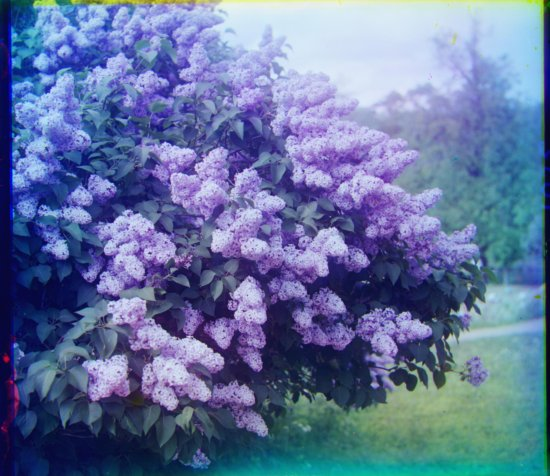
#> input picture projects/proj1/photos/bw_colormap_before.jpg, 550 x 476 px; its folder holds only this picture in this run
$ python colorize.py photos/bw_colormap_before.jpg
#> lines starting #> are read from the running program, lines starting #| are printed output that depends on the picture
import argparse
import os
import time

import numpy as np
import skimage as sk
import skimage.io as skio


def split_channels(plate):
    h = plate.shape[0] // 3
#> h = 158
    b = plate[0:h]
    g = plate[h:2 * h]
    r = plate[2 * h:3 * h]
    # make all three exactly the same shape
    w = min(b.shape[1], g.shape[1], r.shape[1])
#> w = 550
    return b[:, :w], g[:, :w], r[:, :w]


def inner_crop(img, frac=0.08):
    #Return the central region of img, dropping `frac` off every edge.

#> called with frac = 0.08
    h, w = img.shape[:2]
#> h = 158; w = 550
    dh, dw = int(h * frac), int(w * frac)
#> dh = 12; dw = 44
    return img[dh:h - dh, dw:w - dw]


# ==========================================================================
# Similarity metrics
# ==========================================================================
def ssd(a, b):
    return -np.sum((a - b) ** 2)


def ncc(a, b):
    a = a - a.mean()
    b = b - b.mean()
    denom = np.linalg.norm(a) * np.linalg.norm(b)
    if denom == 0:
        return 0.0
    return float(np.sum((a / np.linalg.norm(a)) * (b / np.linalg.norm(b))))


METRICS = {"ncc": ncc, "ssd": ssd}


def _features(img, mode):
    if mode == "gradient":
        gy, gx = np.gradient(img)
        return np.hypot(gx, gy)
    return img


# ==========================================================================
# Single-scale exhaustive alignment
# ==========================================================================
def single_scale_align(mov, ref, window=15, metric="ncc", base=(0, 0), features="pixel"):
    """Search integer shifts (dy, dx) in [-window, window] around `base`.

    Returns the (dy, dx) that best aligns `mov` onto `ref`.
    """
    score_fn = METRICS[metric]
    mov_f = _features(mov, features)
    ref_f = _features(ref, features)
    ref_c = inner_crop(ref_f)
    best_score, best_shift = -np.inf, base
    for dy in range(base[0] - window, base[0] + window + 1):
        for dx in range(base[1] - window, base[1] + window + 1):
            shifted = np.roll(mov_f, shift=(dy, dx), axis=(0, 1))
            s = score_fn(inner_crop(shifted), ref_c)
            if s > best_score:
                best_score, best_shift = s, (dy, dx)
#> this loop made 31 passes
#> pass 1, in ncc (call 3), `a = a - a.mean()`:
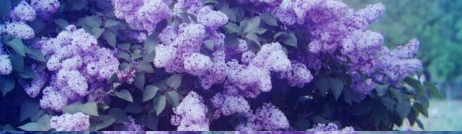
#> a: shape (134, 462, 3) float64; mean of channels 0, 1, 2 -0.0798, -0.0651, 0.145; drawn with min black and max white
#> after the loop:
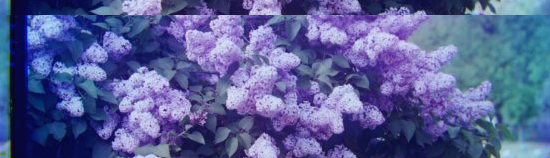
#> shifted: shape (158, 550, 3) float64; mean R, G, B 0.346, 0.378, 0.594
    return best_shift


def pyramid_align(mov, ref, metric="ncc", min_size=256, coarse_window=15,
                  fine_window=4, features="pixel"):
    """Recursively align on a Gaussian pyramid.

    Coarsest level does a full +/-coarse_window search; each finer level only
    refines within +/-fine_window of the (doubled) estimate from above.
    Downsampling itself uses skimage's rescale (an allowed "resizing"
    utility) -- the pyramid recursion and the search are hand-written.
    """
    if min(mov.shape) <= min_size:
        return single_scale_align(mov, ref, window=coarse_window, metric=metric,
                                  features=features)

    mov_small = sk.transform.rescale(mov, 0.5, anti_aliasing=True)
    ref_small = sk.transform.rescale(ref, 0.5, anti_aliasing=True)

    dy, dx = pyramid_align(mov_small, ref_small, metric=metric,
                           min_size=min_size, coarse_window=coarse_window,
                           fine_window=fine_window, features=features)
    dy, dx = dy * 2, dx * 2                    # scale estimate up to this level

    return single_scale_align(mov, ref, window=fine_window, metric=metric,
                              base=(dy, dx), features=features)


def align(mov, ref, metric="ncc", features="pixel"):
    """Pick exhaustive vs. pyramid automatically based on image size."""
    if max(mov.shape) > 400:
        return pyramid_align(mov, ref, metric=metric, features=features)
#> call 2 of single_scale_align, with window = 15, metric = 'ncc', base = (0, 0), features = 'pixel'
#> after the loop in single_scale_align (call 2), `for dy in range(base[0] - window, base[0] + window + 1):`:
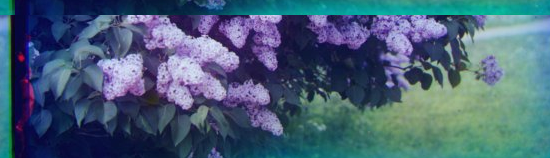
#> shifted: shape (158, 550, 3) float64; mean R, G, B 0.28, 0.377, 0.466
    return single_scale_align(mov, ref, window=15, metric=metric, features=features)


# ==========================================================================
# Bells & whistle: automatic cropping (detect the border, don't guess a margin)
# ==========================================================================
def _dilate(mask, size):
    """OR each position with its `size`-wide neighborhood.

    The plate border is rarely one clean contiguous band: a thin near-black
    strip often separates the true edge from the colored misalignment fringe
    just inside it. Dilating bridges that gap so the scan below doesn't stop
    early, in the middle of the border, at that one clean-looking pixel.
    """
    if size <= 1:
        return mask
    n = len(mask)
    k = size // 2
    out = np.zeros_like(mask)
    for i in range(n):
        out[i] = mask[max(0, i - k):min(n, i + k + 1)].any()
    return out


def _scan_border(is_border_1d, max_margin):
    n = len(is_border_1d)
    limit = min(max_margin, n // 2 - 1) if n > 2 else 0
    i = 0
    while i < limit and is_border_1d[i]:
        i += 1
    return i


def auto_crop(rgb, max_frac=0.12, disagree_tol=2.2, flat_tol=0.35,
             sat_frac=0.5, dilate=35, dark_thresh=0.08):

#> called with rgb = array of shape (158, 550, 9), max_frac = 0.12, disagree_tol = 2.2, flat_tol = 0.35, sat_frac = 0.5, dilate = 35, dark_thresh = 0.08
    h, w = rgb.shape[:2]
    r, g, b = rgb[..., 0], rgb[..., 1], rgb[..., 2]
#> r: shape (158, 550) float64
#> g: shape (158, 550) float64
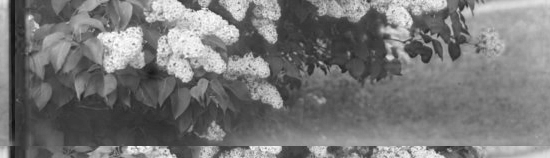
#> b: shape (158, 550) float64; min 0.0627, max 1, mean 0.466
    disagreement = np.abs(r - g) + np.abs(g - b) + np.abs(r - b)
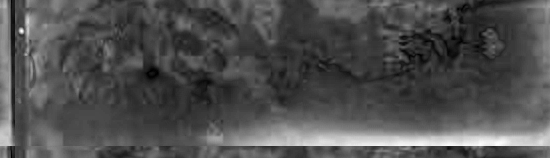
#> disagreement: shape (158, 550) float64; min 0.0157, max 1.41, mean 0.451; drawn with min black and max white
    gray = rgb.mean(axis=2)
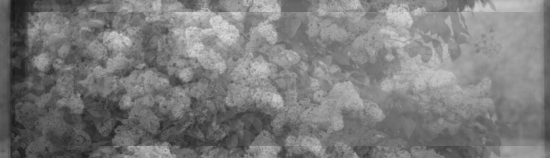
#> gray: shape (158, 550) float64; min 0.0928, max 0.852, mean 0.488
    clipped = (rgb.max(axis=2) > 0.995) | (rgb.min(axis=2) < 0.005)
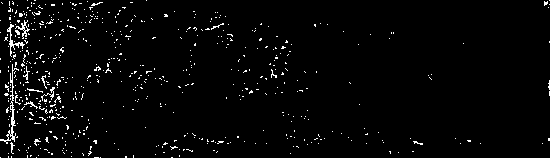
#> clipped: shape (158, 550) bool; 2.6% white in thin lines or dots

    max_h, max_w = max(1, int(h * max_frac)), max(1, int(w * max_frac))
    if h - 2 * max_h < 4 or w - 2 * max_w < 4:
        return rgb, (0, 0, 0, 0)
    interior_rows = slice(max_h, h - max_h)
    interior_cols = slice(max_w, w - max_w)

    row_disagree = np.median(disagreement, axis=1)
    col_disagree = np.median(disagreement, axis=0)
    row_std = gray.std(axis=1)
    col_std = gray.std(axis=0)
    row_mean = gray.mean(axis=1)
    col_mean = gray.mean(axis=0)
    row_clip = clipped.mean(axis=1)
    col_clip = clipped.mean(axis=0)

    typ_row_dis = np.median(row_disagree[interior_rows]) + 1e-8
    typ_col_dis = np.median(col_disagree[interior_cols]) + 1e-8
    typ_row_std = np.median(row_std[interior_rows]) + 1e-8
    typ_col_std = np.median(col_std[interior_cols]) + 1e-8

    extreme = lambda m: (m < 0.15) | (m > 0.92)
    row_is_border = (row_clip > sat_frac) | (row_mean < dark_thresh) | \
        (row_disagree > disagree_tol * typ_row_dis) | \
        ((row_std < flat_tol * typ_row_std) & extreme(row_mean))
    col_is_border = (col_clip > sat_frac) | (col_mean < dark_thresh) | \
        (col_disagree > disagree_tol * typ_col_dis) | \
        ((col_std < flat_tol * typ_col_std) & extreme(col_mean))

    row_is_border = _dilate(row_is_border, dilate)
    col_is_border = _dilate(col_is_border, dilate)

    top = _scan_border(row_is_border, max_h)
    bottom = _scan_border(row_is_border[::-1], max_h)
#> the loop in _scan_border (call 2), `while i < limit and is_border_1d[i]:` made 18 passes
    left = _scan_border(col_is_border, max_w)
    right = _scan_border(col_is_border[::-1], max_w)

    cropped = rgb[top:h - bottom, left:w - right]
    if min(cropped.shape[:2]) < 10:            # safety net on pathological images
        return rgb, (0, 0, 0, 0)
    return cropped, (top, bottom, left, right)


# ==========================================================================
# Bells & whistle: automatic contrast
# ==========================================================================
# [14 lines left out: function auto_contrast, not called in this run]


# ==========================================================================
# Bells & whistle: automatic white balance
# ==========================================================================
def white_balance_gray_world(rgb):
    """Gray-world: assume the scene averages out to gray, scale channels to match."""
    means = rgb.reshape(-1, 3).mean(axis=0)
    gray = means.mean()
    scale = gray / np.clip(means, 1e-6, None)
#> (the run stopped early here; a loop or call above may not have finished)
